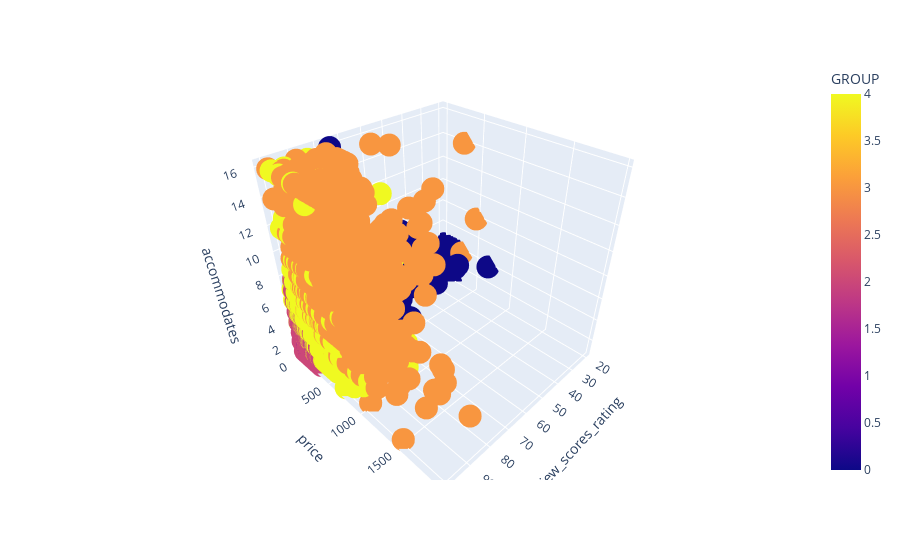

The code cell stored with this chart in its notebook:
### Code cell
import plotly.express as px

fig = px.scatter_3d(pdata, x='review_scores_rating', y='price', z='accommodates', color='GROUP')
fig.show()

### Figure 1 — Plotly figure (JSON) as saved in the notebook; plotly's stock layout.template omitted (floating-point values rounded to 4 significant figures; data arrays with more than 128 entries replaced by an {"elided": "..."} marker saying what was removed)
{"data": [{"hovertemplate": "review_scores_rating=%{x}<br>price=%{y}<br>accommodates=%{z}<br>GROUP=%{marker.color}<extra></extra>", "legendgroup": "", "marker": {"color": {"elided": "23686 int values"}, "coloraxis": "coloraxis", "symbol": "circle"}, "mode": "markers", "name": "", "scene": "scene", "showlegend": false, "type": "scatter3d", "x": {"elided": "23686 int values"}, "y": {"elided": "23686 float values"}, "z": {"elided": "23686 int values"}}], "layout": {"coloraxis": {"colorbar": {"title": {"text": "GROUP"}}, "colorscale": [[0, "#0d0887"], [0.1111, "#46039f"], [0.2222, "#7201a8"], [0.3333, "#9c179e"], [0.4444, "#bd3786"], [0.5556, "#d8576b"], [0.6667, "#ed7953"], [0.7778, "#fb9f3a"], [0.8889, "#fdca26"], [1, "#f0f921"]]}, "legend": {"tracegroupgap": 0}, "margin": {"t": 60}, "scene": {"domain": {"x": [0, 1], "y": [0, 1]}, "xaxis": {"title": {"text": "review_scores_rating"}}, "yaxis": {"title": {"text": "price"}}, "zaxis": {"title": {"text": "accommodates"}}}}}
